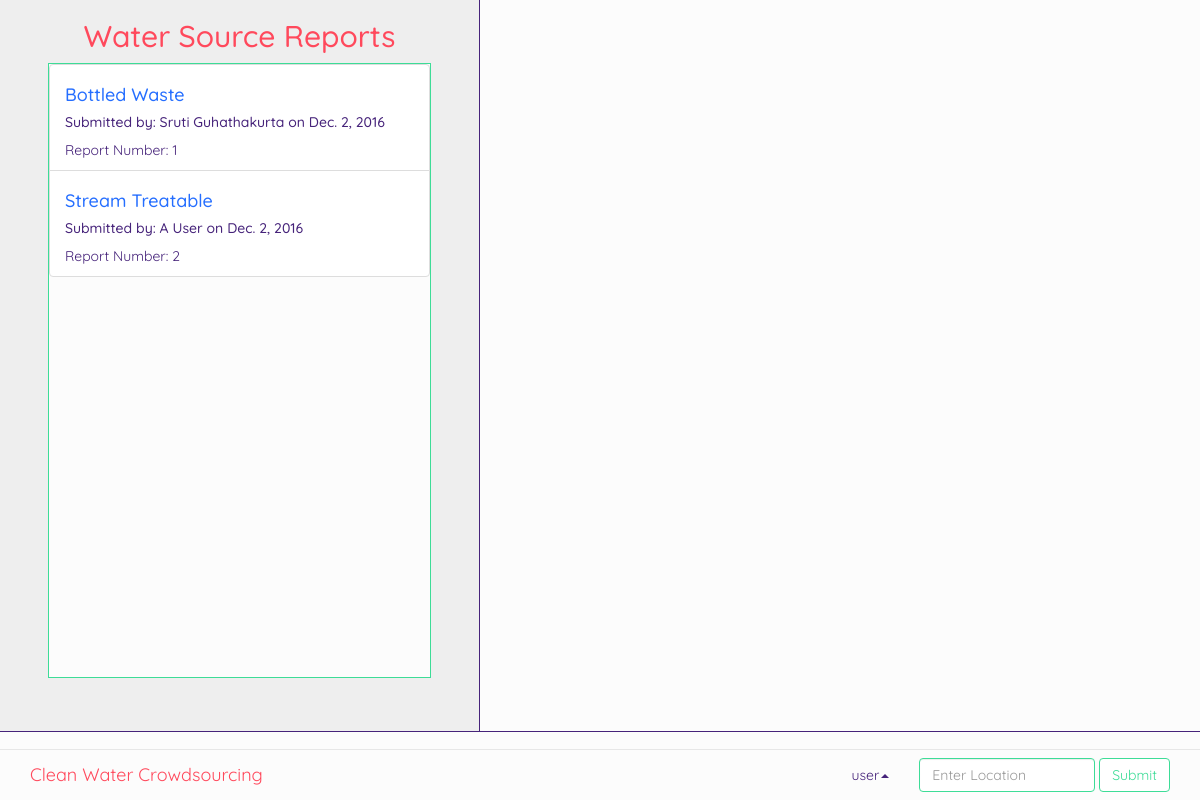
The app's page /clean_water_crowdsourcing/main/ (signed in) with its own data.
### clean_water_crowdsourcing/models.py (models this page shows, shortened)
class WaterSourceReport(models.Model):
    reporter_name = models.ForeignKey(Account, on_delete=models.CASCADE)
    report_number = models.AutoField(primary_key=True)
    water_type = models.CharField(max_length=20)
    water_condition = models.CharField(max_length=20)
    water_location = models.CharField(max_length=50, unique=True)
    report_date = models.DateField(auto_now_add = True)

class Account(models.Model):
    first_name = models.CharField(max_length=20)
    last_name = models.CharField(max_length=20)
    password = models.CharField(max_length=20)
    username = models.CharField(max_length=20, primary_key = True)
    phone = models.CharField(max_length=11)
    address_street = models.CharField(max_length=20)
    address_city = models.CharField(max_length=20)
    address_state = models.CharField(max_length=2)
    address_zip = models.CharField(max_length=10)
    account_type = models.CharField(max_length=1)
    def __str__(self):
        return self.first_name + " " + self.last_name

### clean_water_crowdsourcing/views.py (the view)
# urls.py: url(r'main/', views.main, name='main'),
def main(request):
    username = request.session.get('username')
    user = request.session.get('user')
    worker = request.session.get('worker')
    manager = request.session.get('manager')
    admin = request.session.get('admin')
    account = Account.objects.get(username=username)
    sourceReports = WaterSourceReport.objects.all()
    return render(request, 'clean_water_crowdsourcing/main.html', {'username': username, 'user': user, 'worker': worker,
                                                                   'manager': manager, 'admin': admin, 'sourceReports': sourceReports})

### clean_water_crowdsourcing/templates/clean_water_crowdsourcing/main.html (shortened to what this page needs)
{% extends 'clean_water_crowdsourcing/layout.html' %}
{%block content %}
<div class="main navigation">
    <div class="jumbotron wsr">
        <h2 class="pink text-center">Water Source Reports</h2>
        <div class="navigation container reports green-border">
            <ul class="list-group report-items">
                {% for report in sourceReports %}
                <li class="list-group-item">
                    <h4 class="blue">{{ report.water_type }} {{ report.water_condition }}</h4>
                    <h5 class="purple">Submitted by: {{ report.reporter_name }} on {{ report.report_date }}</h5>
                    <h7 class="purple">Report Number: {{ report.report_number }}</h7>
                </li>
                {% endfor %}
            </ul>
        </div>
    </div>
    <div id="map"></div>
</div>
<nav class="navigation navbar navbar-default navbar-fixed-bottom">
    <div class="container">
        <div class="navbar-header">
            <a class="navbar-brand pink">Clean Water Crowdsourcing</a>
        </div>
        <form class="navbar-form navbar-right">
            <div class="form-group">
                <input type="text" class="form-control green-border" placeholder="Enter Location">
            </div>
            <button type="submit" class="btn btn-default green green-border">Submit</button>
        </form>
        <ul class="nav navbar-nav navbar-right">
            <li class="dropdown">
                <a href="#" class="dropdown-toggle purple" data-toggle="dropdown" role="button" aria-haspopup="true" aria-expanded="false">{{ username }}<span class="caret"></span></a>
            </li>
        </ul>
    </div>
</nav>
{% endblock %}

### clean_water_crowdsourcing/static/clean_water_crowdsourcing/css/index.css (style rules this page uses)
body { background-color: #fcfcfc; font-family: 'Quicksand', sans-serif; }
.main { height: 91.5vh; padding: 0px; border-bottom: solid 1px #46237a; position: relative; }
.navigation { background-color: #fcfcfc; }
.purple { color: #46237a ! important; }
.pink { color: #ff495c ! important; }
.green { color: #3ddc97 ! important; }
.blue { color: #256eff ! important; }
#map { width: 60%; height: 100%; display: inline-block; margin: 0px; padding: 0px; }
.wsr { width: 40%; height: 100%; display: inline-block; float: left; margin: 0px; padding-top: 0px; border-right: solid 1px #46237a; }
.green-border { border-style: solid; border-color: #3ddc97; border-width: 1px; }
.reports { height: 90%; width: 80%; padding: 0px; overflow-y: scroll; }
.report-items { width: 100%; margin: 0px; }

### records on screen
WaterSourceReport: water_type "Bottled", water_condition "Waste", reporter_name "Sruti Guhathakurta", report_date "Dec. 2, 2016", report_number "1"
WaterSourceReport: water_type "Stream", water_condition "Treatable", reporter_name "A User", report_date "Dec. 2, 2016", report_number "2"

### other values on screen
{{ username }} "user"
